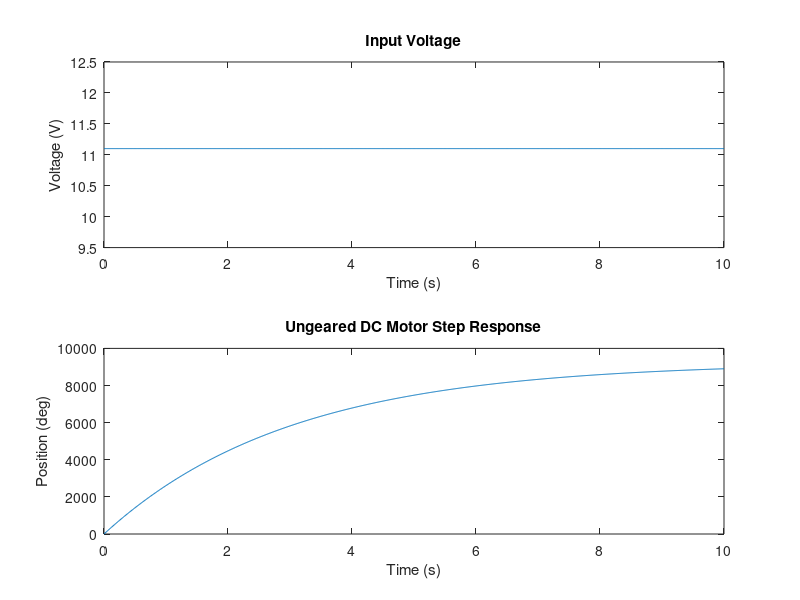

MATLAB code for this plot:
clear all;
close all;
clc;

% Motor parameters
R = 1.5;         % armature resistance (ohms)
L = 0.000000;    % armature inductance (H)
Km = 0.2;        % motor torque constant (Nm/A)
Kb = 0.05;       % back EMF constant (V/(rad/s))
J = 0.027678;    % rotor inertia (kg*m^2)
B = 0.002513;    % damping coefficient (Nm/(rad/s))

% Transfer function
s = tf('s');
P_motor = Km/((J*s + B)*(L*s + R) + Km*Kb);

% Input voltage
t = 0:0.01:10;
u = 11.10*ones(size(t)); % input voltage (V)

% Step response (position in degrees)
[y, t] = lsim(P_motor, u, t);
position = y*(180/pi);   % rad to deg

% Plotting input voltage and position
subplot(2,1,1)
plot(t,u)
xlabel('Time (s)')
ylabel('Voltage (V)')
title('Input Voltage')

subplot(2,1,2)
plot(t,position)
xlabel('Time (s)')
ylabel('Position (deg)')
title('Ungeared DC Motor Step Response')
